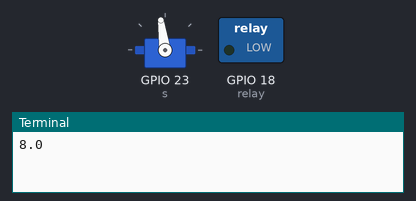
Recording of a program running on a simulated Raspberry Pi (BCM pin numbers). Shown: servo, switched loads named in the program (green lamp = pin HIGH), the last lines printed to the terminal. Random numbers come from a fixed seed; parts the program declares active-low are drawn by pin level, so they are really on while drawn off; servo angles are drawn from the pulse width (0.5 ms = 0°, 2.5 ms = 180°). At 34.0 s the program stops and its outputs stay as they are.

Above: at 2.1 s.
At 10.1 s:
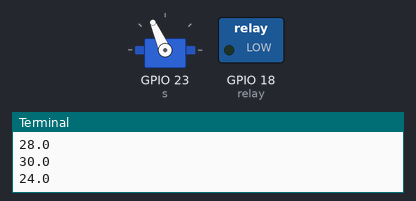
At 17.1 s:
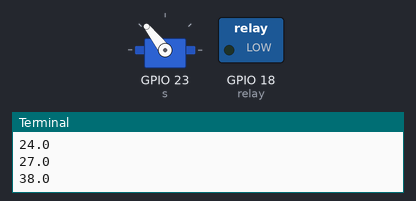
At 34.1 s:
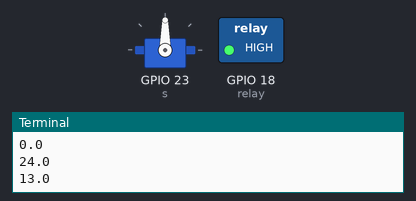
Timing chart, 0 to 35.5 s (numbered marks = the images above):
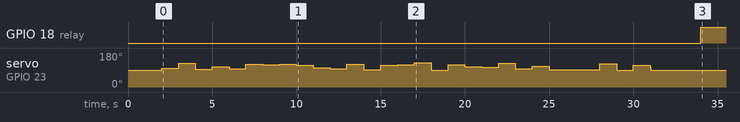

Measured:
- by itself, GPIO 18 (relay): LOW → HIGH at 34.0 s
- by itself, servo on GPIO 23 (s): 90° → 98° at 2.0 s, → 126° 1.0 s later, → 94° 1.0 s later, → 106° 1.0 s later, … (29 changes in this stretch)

The program:

servoDemo.py
```python
from gpiozero import OutputDevice
from gpiozero import AngularServo
import time
import random
relay = OutputDevice(18,active_high=False)
relay.on()
#relay.off()

s = AngularServo(23, min_angle=-45, max_angle=45)
s.angle = 0.0
time.sleep(1)

# s.angle = 180
# time.sleep(2)
# s.angle = 0.0
# time.sleep(1)
count = 0
while True:
    if count < 30:
        time.sleep(1)
        s.angle = random.randint(0,40)
        print(s.angle)
        count = count + 1
    else:
        break

# sg90角度范围90度

# while True:
#     if s.angle < 45:
#         time.sleep(1)
#         s.angle = s.angle + 5
#         print(s.angle)
#     else:
#         break
# while True:
#     if s.angle > -45:
#         time.sleep(1)
#         s.angle = s.angle - 5
#         print(s.angle)
#     else:
#         break

s.angle = 0

time.sleep(3)

        
```
